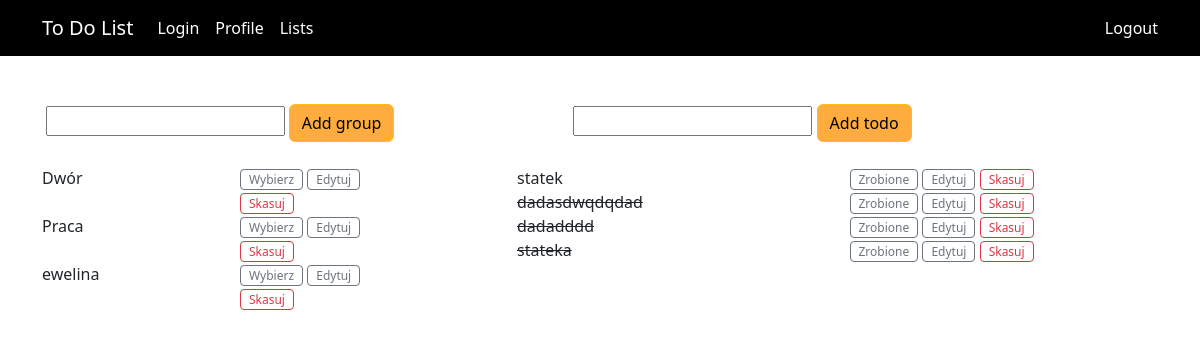
Before: / with the older database file.
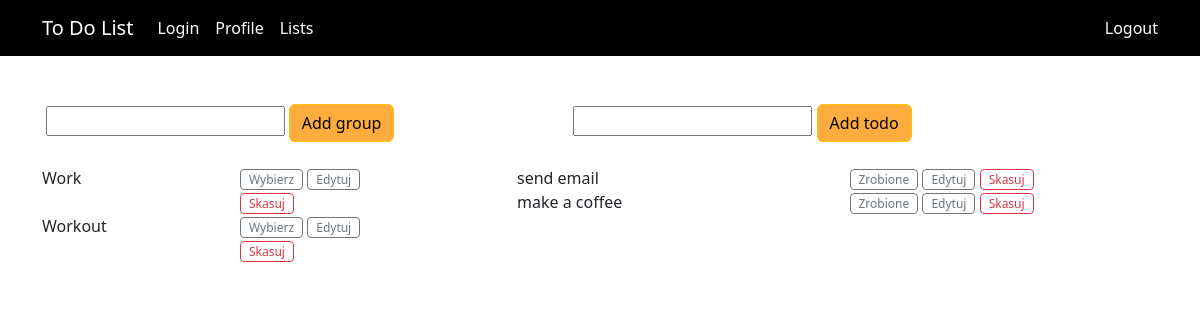
After: the same page with the newer database file.
### tables this page shows
CREATE TABLE list_1(id integer primary key autoincrement, area varchat(25));

### app.py (the view)
@app.route('/')
def index():
    db = get_db()
    sql_command = 'select * from list_1;'
    cur = db.execute(sql_command)
    todos = cur.fetchall()
    sql_command = 'select * from list_1 LIMIT 1;'
    cur = db.execute(sql_command)
    table = cur.fetchone()
    if table != None:
        sql_command = f"select * from '{nick+table[1]}'"
        cur = db.execute(sql_command)
        todos_side = cur.fetchall()
        action = table[1]
    else:
        action = None
        todos_side = None
    return render_template('index.html', todos=todos, todos_side=todos_side, action=action)

### app.py (called while the page is built)
def get_db():
    if not hasattr(g, 'sqlite_db'):
        conn = sqlite3.connect(app_info['db_file'])
        conn.row_factory = sqlite3.Row
        g.sqlite_db = conn
        return g.sqlite_db

### templates/index.html (shortened to what this page needs)
{% extends 'base.html' %}
{% block main %}
  <div class="container text-break">
        <div class="row">
          <div class="col-4">
            <div class="d-flex justify-content-center align-items-center text-center">
          <form action="{{url_for('add')}}" method="POST">
            <input type="text" name="todo">
            <button type="submit" class="btn btn-warning">Add group</button>
          </form>
        </div>
      </div>
        <div class="col-7">
          <div class="d-flex justify-content-center align-items-center text-center">
          {% if not todos %}
          <div class="row"></div>
          {% else %}
          <form action="{{url_for('add_side', todo_side=action)}}" method="POST">
            <input type="text" name="todo_side">
            <button type="submit" class="btn btn-warning">Add todo</button>
          </form>
          {% endif %}
        </div>
        </div>
      </div>
      <div class="row">
      <div class="col-5">
        {% if not todos %}
        <div class="row justify-content-center">Add group</div>
        {% else %}
              {% for todo in todos %}
              <div class="row">
                <div class="col-5">
                  {{ todo.area }}
                </div>
                <div class="col-5">
                  <a href="{{url_for('choose', action=todo.area)}}" class="btn btn-outline-secondary btn-sm" role="button" style="--bs-btn-padding-y: .015rem; --bs-btn-padding-x: .5rem; --bs-btn-font-size: .75rem;">Wybierz</a>
                  <a href="{{url_for('edit', index=todo.id, old_todo=todo.area)}}" class="btn btn-outline-secondary btn-sm" role="button" style="--bs-btn-padding-y: .015rem; --bs-btn-padding-x: .5rem; --bs-btn-font-size: .75rem;">Edytuj</a>
                  <a href="{{url_for('delete', index=todo.id)}}" class="btn btn-outline-danger btn-sm" role="button" style="--bs-btn-padding-y: .015rem; --bs-btn-padding-x: .5rem; --bs-btn-font-size: .75rem;">Skasuj</a>
                </div>
              </div>
              {% endfor %}
          {% endif %}
      </div>
      <div class="col-7">
        {% if not todos %}
        <div class="row"></div>
        {% else %}
            {% for todo in todos_side %}
              <div class="row">
                <div class="col-6">
                  <span {% if todo.done %} style="text-decoration: line-through" {%endif%}> {{ todo.action }} </span>
                </div>
                <div class="col-4">
                  <a href="{{url_for('done', action=action, index=todo.id)}}" class="btn btn-outline-secondary btn-sm" role="button" style="--bs-btn-padding-y: .015rem; --bs-btn-padding-x: .5rem; --bs-btn-font-size: .75rem;">Zrobione</a>
                  <a href="{{url_for('edit_side', action=action, index=todo.id)}}" class="btn btn-outline-secondary btn-sm" role="button" style="--bs-btn-padding-y: .015rem; --bs-btn-padding-x: .5rem; --bs-btn-font-size: .75rem;">Edytuj</a>
                  <a href="{{url_for('delete_side', index=todo.id, todo_side=action)}}" class="btn btn-outline-danger btn-sm" role="button" style="--bs-btn-padding-y: .015rem; --bs-btn-padding-x: .5rem; --bs-btn-font-size: .75rem;">Skasuj</a>
                </div>
              </div>
              {% endfor %}
        {% endif %}
      </div>
    </div>
  </div>
{% endblock %}

### templates/base.html (shortened to what this page needs)
<!doctype html>
<html lang="en">
  <head>
    <link href="https://cdn.jsdelivr.net/npm/bootstrap@5.3.2/dist/css/bootstrap.min.css" rel="stylesheet">
  </head>
  <body>
    {% include 'menu_bar.html' %}
    {% block main %}  {% endblock %}
  </body>
</html>

### templates/menu_bar.html (shortened to what this page needs)
<nav class="navbar navbar-expand-lg" style="background-color: #000000; color: #ffffff;">
  <div class="container">
    <a class="navbar-brand" href="#" style="color: #ffffff;">To Do List</a>
    <div class="collapse navbar-collapse" id="navbarNav">
      <ul class="navbar-nav me-auto mb-2 mb-lg-0">
        <li class="nav-item">
          <a class="nav-link" href="{{ url_for('login') }}" style="color: #ffffff;">Login</a>
        </li>
        <li class="nav-item">
          <a class="nav-link" href="#" style="color: #ffffff;">Profile</a>
        </li>
        <li class="nav-item">
          <a class="nav-link {{ 'active' if active_menu=='logout' }}" href="{{ url_for('index') }}" style="color: #ffffff;">Lists</a>
        </li>
      </ul>
        <li class="d-flex">
          <a class="nav-link {{ 'active' if active_menu=='logout' }}" href="{{ url_for('logout') }}" style="color: #ffffff;">Logout</a>
        </li>
    </div>
  </div>
</nav>

### templates/index.html (style rules this page uses)
.btn-warning { background-color: #ffac3e; }

Changed rows visible on the page:
removed list_1: area "Dwór"
removed list_1: area "Praca"
removed list_1: area "ewelina"
added list_1: area "Work"
added list_1: area "Workout"
Other visible differences:
new list line: "send email Zrobione Edytuj Skasuj"
new list line: "make a coffee Zrobione Edytuj Skasuj"
list line gone: "statek Zrobione Edytuj Skasuj"
list line gone: "dadasdwqdqdad Zrobione Edytuj Skasuj"
list line gone: "dadadddd Zrobione Edytuj Skasuj"
list line gone: "stateka Zrobione Edytuj Skasuj"
